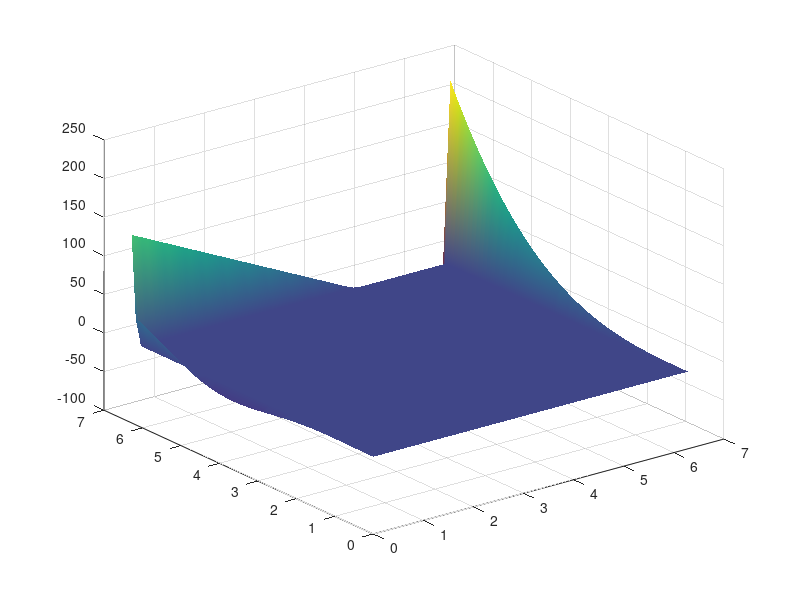

The MATLAB script that drew this image: (Note: this script raises an error after producing the figure.)
%MECE 5397 PROJECT
%Oscar Rodriguez
%10717156   
%
%Project B- Diffusion Equation
%Bc2-4

%Solving Equation Using Explicit Method

%Defining Parameters

bx=6.28; by=6.28; lb=2; 
u_initial=0; 
D=1; %Deffusive 

Xx=60; Yy=60; %Mesh size
nx=Xx+1; ny=Yy+1; %Finding the correct size for iteration of the tridiagonals
dx=bx/Xx; dy=by/Yy; %Space steps
del=(dx*dx)/(dy*dy); %dummy variable used in tridiagonal calulation
dt=0.99; tn=20; %time step size and total time of calculation
lambda=D*dt/(dx*dx); %lamda needed for the coefficients of the tridiagonal matrix
x=linspace(0,bx,nx); y=linspace(0,by,ny); %size of x and y coordinates


u=zeros(nx,ny); u(:,:)=u_initial;

% boundary conditions
%left b.c.
fa=y.*(y).^2 ;                   %defining f(a)
ga=((y).^2).*cos(-y);            %defining g(a)

u(1,:)=ga; %left boundary condition

u(nx,:)=fa; % right boundary condition

% top boundary
u(:,ny)=fa(ny)+((x+3.14)/(6.28)*(ga(ny)-fa(ny))); %top boundary condition
Neuman_ay=0;%dummy for variable for the neuman boundary


surf(x,y,u'); shading interp;


%defining coefficents for the varilables in the tridiagonal matrix
g1(2:Xx)=1;
b1(1:Xx+1)=-2-2/lambda;
c1(1:Xx+1)=1;
f1(1:Xx+1)=0;
g1(1)=0;b1(1)=1;c1(1)=0;
g1(Xx+1)=0;b1(Xx+1)=1;c1(Xx+1)=0;
a2(1:Yy+1)=del;
b2(1:Yy+1)=-2*del-2/lambda;
c2(1:Yy+1)=del;
a2(1)=0;b2(1)=1;c2(1)=0;
a2(Yy+1)=0;b2(Yy+1)=1;c2(Yy+1)=0;
f2(1:Yy+1)=0;
uhalf=zeros(nx,ny);
t=0;
%building up the matrix for the tridiagonal
while (t<tn)
for j=2:Yy%visiting the columns to create left side matrix
f1(1)=u(1,j);
f1(Xx+1)=u(Xx+1,j);
for i=2:Xx%visiting the rows tp create left side matrix
f1(i)=-del*u(i,j-1)-del*u(i,j+1)+(2*del-2/lambda)*u(i,j);
end;
uhalf(:,j)=tridiag(Xx+1,g1,b1,c1,f1);
end;
for i=2:Xx
f2(1)=u(i,1);
f2(Yy+1)=u(i,Yy+1);
for j=2:Yy %gitvisiting the columns to create right side matrix
f2(j)=-uhalf(i-1,j)-uhalf(i+1,j)+(2-2/lambda)*uhalf(i,j);
end;
u(i,:)=tridiag(Yy+1,a2,b2,c2,f2);
end;
t=t+dt;

fprintf('\n');
set(gca,'zlim',[0 70]);
hei=surf(x,y,u');
shading interp;
 u(:,1)=u(:,2)-Neuman_ay*dx;%neuman boundary
end;
  